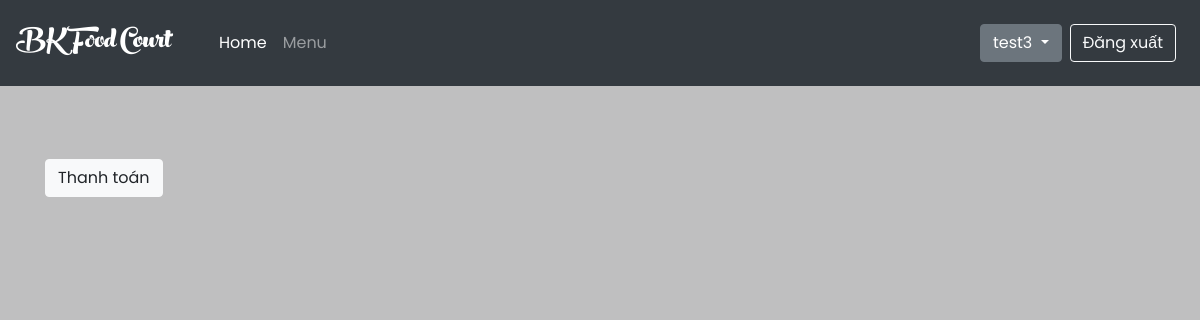
The page /cart/ (signed in) on the database as committed earlier.
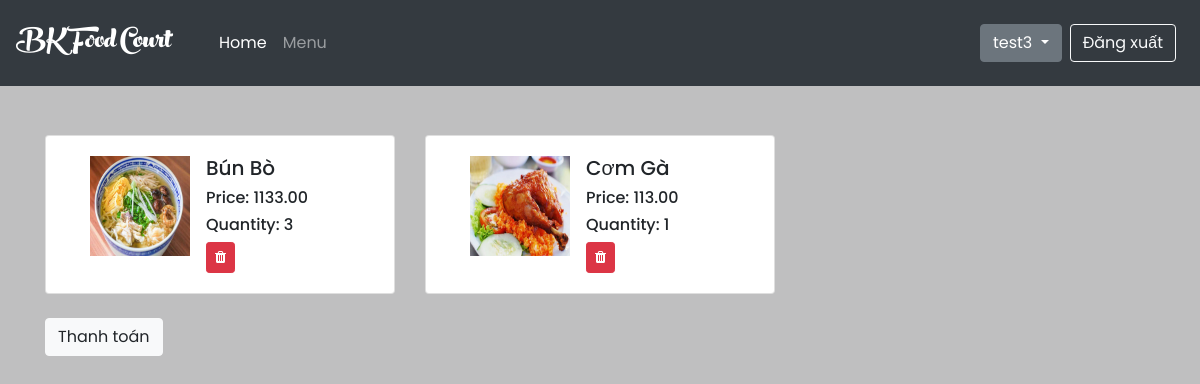
The same page on the database as committed later.
### home/models.py (models this page shows, shortened)
class Cart(models.Model):
    user = models.ForeignKey(User, on_delete=models.CASCADE)
    food = models.ForeignKey(Product, on_delete=models.CASCADE)
    quantity = models.IntegerField(default=1)
    date_buy = models.DateTimeField(default=datetime.now())
    class Meta:
        ordering = ('user',)

class Product(models.Model):
    CATEGORY = (
        (0, 'Com'),
        (1, 'Bun'),
        (2, 'Pho'),
        (3, 'Mi'),
    )
    shop = models.ForeignKey(User, on_delete=models.CASCADE, limit_choices_to={
        'is_staff': True
    }, default=True)
    category = models.IntegerField(choices=CATEGORY)
    name = models.CharField(max_length=200,
                            db_index=True)
    slug = models.SlugField(max_length=200,
                            db_index=True)
    image = models.ImageField(upload_to='products/%Y/%m/%d',
                              blank=True)
    description = models.TextField(blank=True)
    price = models.DecimalField(max_digits=10, decimal_places=2)
    available = models.BooleanField(default=True)
    created = models.DateTimeField(auto_now_add=True)
    updated = models.DateTimeField(auto_now=True)
    quantity=models.IntegerField(default=1)
    class Meta:
        ordering = ('name',)
        index_together = (('id', 'slug'),)

### menu/views.py (the view, shortened to what this page needs)
# urls.py: path('cart/', views.cart_view, name='cart'),
@login_required
def cart_view(request):
    food = Cart.objects.filter(user=request.user)
    food = Cart.objects.filter(user=request.user)
    context = {
        'foods': food,
    }
    return render(request, 'menu/cart.html', context)

### Food/processor.py (called while the page is built)
def context(request):
    return {
        'list': foods.objects.all(),
    }

### templates/menu/cart.html (shortened to what this page needs)
{% extends 'home/base.html' %}
{% block container %}
    <div class="container mt-5">
        <div class="list-group">
            <div class="row">
                {% for x in foods %}
                    <div class="col-md-4">
                        <div class="card">
                            <div class="media card-body">
                                <img src="{{ x.food.image.url }}" class="mr-3 ml-4" alt="..."
                                     style="width: 100px; height: 100px">
                                <div class="media-body" style="width: 90%">
                                    <h5 class="mt-0">{{ x.food.name }}</h5>
                                    <h6>Price: {{ x.food.price }}</h6>
                                    <h6>Quantity: {{ x.quantity }}</h6>
                                    <form action="" method="post">
                                        <button type="submit" class="btn btn-danger btn-sm"><i class="fa fa-trash"
                                                                                               aria-hidden="true"></i>
                                        </button>
                                    </form>
                                </div>
                            </div>
                        </div>
                    </div>
                {% endfor %}
            </div>
        </div>
<br>
    <div class="payment">
        <form>
            <button class="btn btn-light" type="submit">Thanh toán</button>
        </form>
    </div>
    </div>
{% endblock %}

### templates/home/base.html (shortened to what this page needs)
<!DOCTYPE html>
<html lang="en">
<head>
    {% load static %}
    <link rel="stylesheet" href="{% static 'bootstrap/css/bootstrap.min.css' %}">
    <link rel="stylesheet" type="text/css" href="{% static 'home/CSS/style.css' %}"/>
    <link rel="stylesheet" href="https://cdnjs.cloudflare.com/ajax/libs/font-awesome/4.7.0/css/font-awesome.min.css"/>
</head>
<body style="padding-top: 65pt">
<nav class="navbar navbar-expand-md navbar-dark bg-dark fixed-top">
    <a href="{% url 'home' %}" class="navbar-brand">
        <div class="logo">
            BK Food Court
        </div>
    </a>
    <div class="collapse navbar-collapse ml-md-4" id="navbarCollapse">
        <div class="navbar-nav">
            <a href="{% url 'home' %}" class="nav-item nav-link active">Home</a>
            <a href="{% url 'menu' %}" class="nav-item nav-link">Menu</a>
        </div>
        <div class="navbar-nav ml-auto">
            {% if user.is_authenticated %}
                {% if user.is_staff %}
                    <div class="dropdown">
                        <button class="btn btn-secondary dropdown-toggle mr-sm-2" type="button" id="dropdownMenuButton"
                                data-toggle="dropdown" aria-haspopup="true" aria-expanded="false">
                            {{ user.get_username }}
                        </button>
                        <div class="dropdown-menu" aria-labelledby="dropdownMenuButton">
                            <a class="dropdown-item" href="{% url 'foodstore' %}">Food Store</a>
                            <a class="dropdown-item" href="{% url 'addfood' %}">Add Food</a>
                        </div>
                    </div>
                {% else %}
                    <div class="dropdown">
                        <button class="btn btn-secondary dropdown-toggle mr-sm-2" type="button" id="dropdownMenuButton"
                                data-toggle="dropdown" aria-haspopup="true" aria-expanded="false">
                            {{ user.get_username }}
                        </button>
                    </div>
                {% endif %}
                <a href="{% url 'logout' %}" class="nav-item btn mr-sm-2 btn-outline-light">Đăng xuất</a>
            {% else %}
                <a class="btn btn-secondary nav-item mr-sm-2" href="{% url 'login' %}">Đăng nhập
                </a>
                <a class="btn nav-item btn-outline-light mr-sm-2" href="{% url 'register' %}">Đăng kí
                </a>
            {% endif %}
        </div>
    </div>
</nav>
{% block container %}
{% endblock container %}
</body>
</html>

### static/home/CSS/style.css (style rules this page uses)
html { height: 100%; }
body { font-family: "Poppins", sans-serif; padding: 0pt ; height: 150%; background-color: rgba(175, 175, 177, 0.8); }
.logo { font-family: peachcream !important; font-size: 40px; color: white; transition: 0.9s; }

Rows that differ between the two databases and show on the page:
added Cart: food.image (picture), food.name "Bún Bò", food.price "1133.00", quantity "3"
added Cart: food.image (picture), food.name "Cơm Gà", food.price "113.00", quantity "1"
